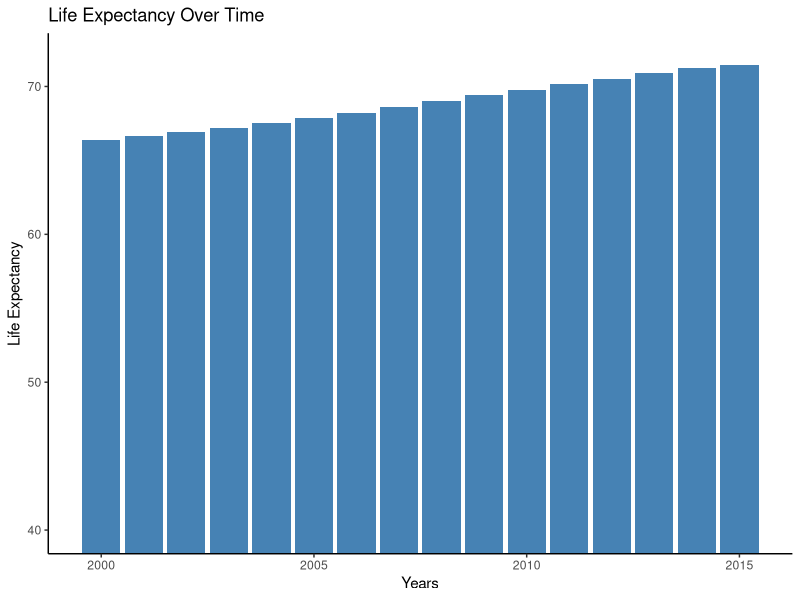
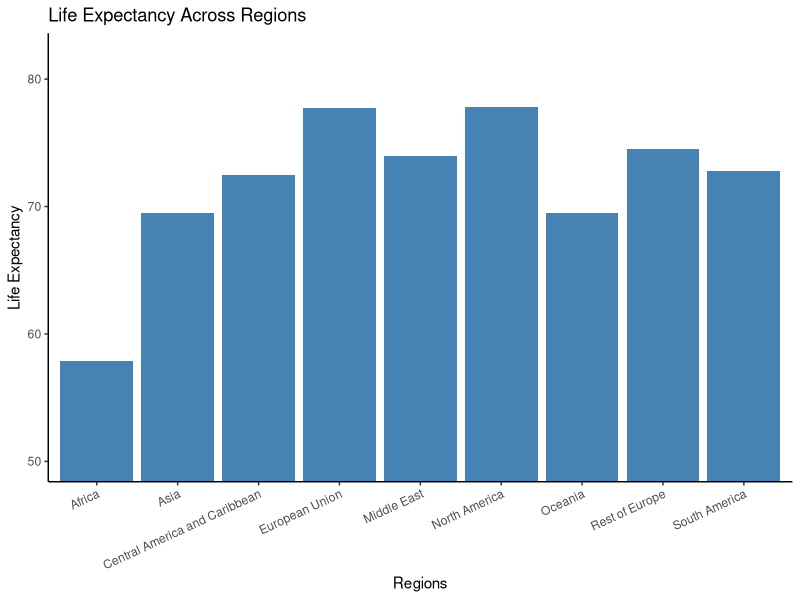
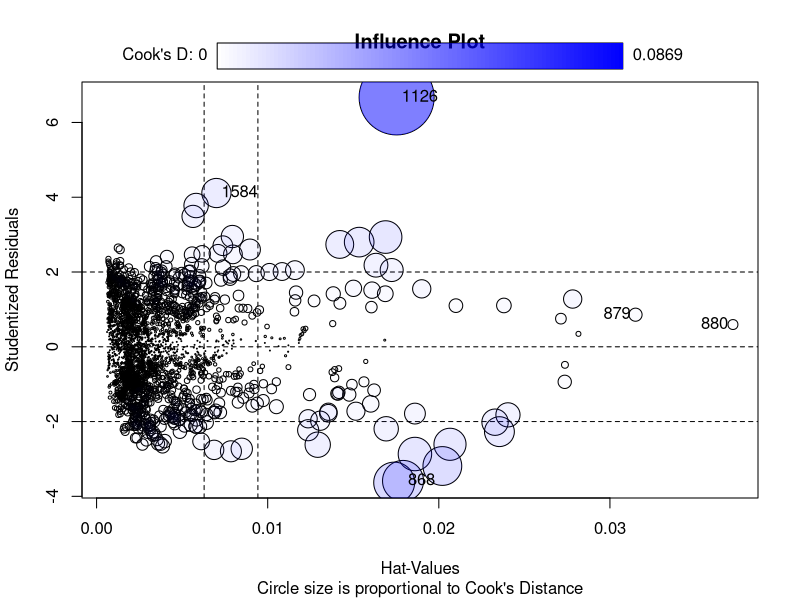
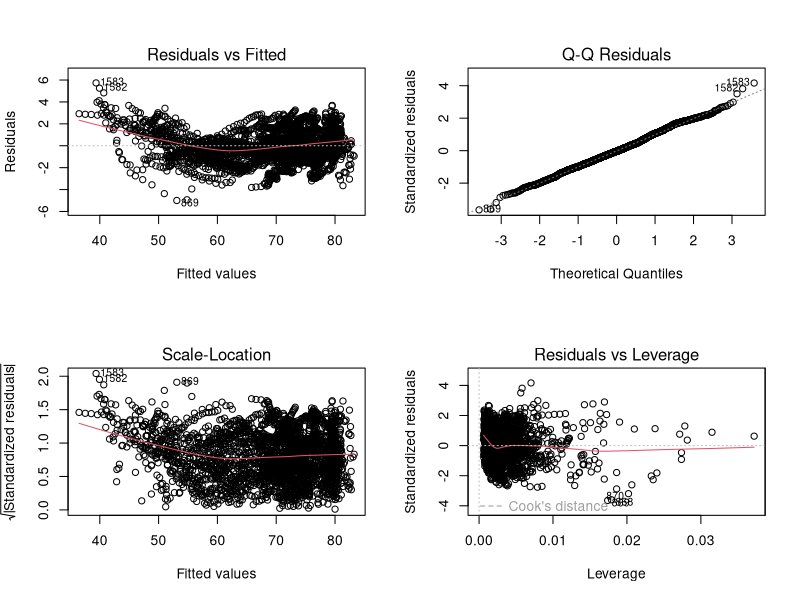

Write the R code that produced these figures, in order.
## ---- chunk 1
data <- read.csv("Life-Expectancy-Data-Updated.csv")
library(ggplot2)
suppressPackageStartupMessages(library(dplyr))
suppressPackageStartupMessages(library(car))
suppressPackageStartupMessages(library(lmtest))
## ---- chunk 2
average_life_expectancy_per_year <- aggregate(Life_expectancy ~ Year, data = data, FUN = mean)
ggplot(average_life_expectancy_per_year, aes(x = Year, y = Life_expectancy)) +
  geom_bar(stat = "identity",  fill = "steelblue") +
  labs(x = "Years", y = "Life Expectancy", title = "Life Expectancy Over Time") +
  coord_cartesian(ylim = c(40, 72)) +
  theme_classic()
## ---- chunk 3
average_life_expectancy_per_region <- aggregate(Life_expectancy ~ Region, data = data, FUN = mean)
ggplot(average_life_expectancy_per_region, aes(x = Region, y = Life_expectancy)) +
  geom_bar(stat = "identity",  fill = "steelblue") +
  labs(x = "Regions", y = "Life Expectancy", title = "Life Expectancy Across Regions") +
  coord_cartesian(ylim = c(50, 82)) +
  theme_classic() +
  theme(axis.text.x = element_text(angle = 25, hjust = 1))
## ---- chunk 4
data <- data %>% select(-c(Region, Economy_status_Developed, Economy_status_Developing))

na_counts <- colSums(is.na(data))
na_counts_df <- data.frame(Column = names(na_counts), NA_Count = na_counts)

head(na_counts_df)
## ---- chunk 5
fit <- lm(Life_expectancy ~ Infant_deaths + Under_five_deaths + Adult_mortality + Alcohol_consumption + Hepatitis_B + Measles + BMI + Polio + Diphtheria+Incidents_HIV + GDP_per_capita + Population_mln + Thinness_ten_nineteen_years + Thinness_five_nine_years + Schooling, data = data)

summary(fit)
## ---- chunk 6
data <- data %>% select(-c(Measles, Polio, Diphtheria,Population_mln,Thinness_ten_nineteen_years,Thinness_five_nine_years))

fit2 <- lm(Life_expectancy ~ Infant_deaths + Under_five_deaths + Adult_mortality + Alcohol_consumption + Hepatitis_B + BMI +Incidents_HIV + GDP_per_capita + Schooling , data = data)
## ---- chunk 7
vif_vals <- vif(fit2)
vif_vals
## ---- chunk 8
data <- data %>% select(-c(Infant_deaths))
fit3 <- lm(Life_expectancy ~ Under_five_deaths + Adult_mortality + Alcohol_consumption + Hepatitis_B + BMI +Incidents_HIV + GDP_per_capita + Schooling , data = data)

vif_vals <- vif(fit3)
vif_vals
## ---- chunk 9
outlierTest(fit3)
fit3 <- lm(Life_expectancy ~ Under_five_deaths + Adult_mortality + Alcohol_consumption + Hepatitis_B + BMI +Incidents_HIV + GDP_per_capita + Schooling , data = data)
## ---- chunk 10
influencePlot(fit3,
              main = "Influence Plot",
              sub = "Circle size is proportional to Cook's Distance")
## ---- chunk 11

data <- data[-c(1126),]
rownames(data) <- NULL
fit4 <- lm(Life_expectancy ~ Under_five_deaths + Adult_mortality + Alcohol_consumption + Hepatitis_B + BMI +Incidents_HIV + GDP_per_capita + Schooling , data = data)
## ---- chunk 12
par(mfrow = c(2, 2))
plot(fit4)
par(mfrow = c(1, 1))
## ---- chunk 13
back_AIC <- step(fit4, direction = "backward", data= data)
print(back_AIC)
## ---- chunk 14
Anova(back_AIC)
